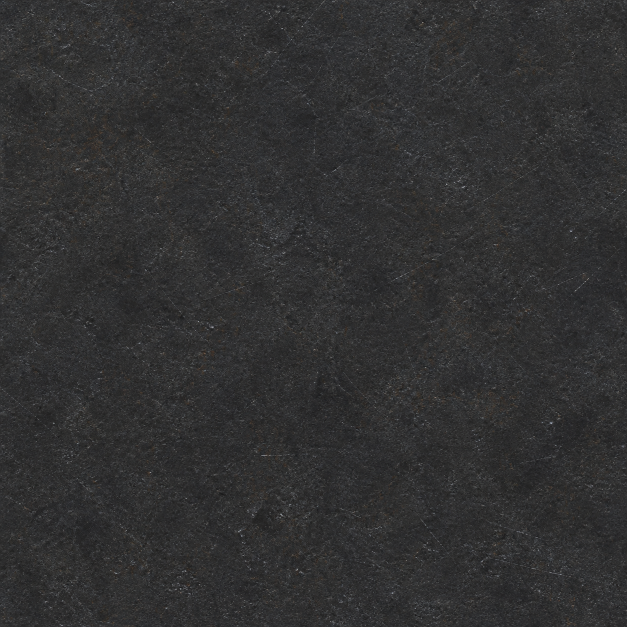
#> input picture warrior-prototype/asset-src/v2/texture-sources/dark-steel-imagegen.png, 1254 x 1254 px (shown at 1/2 size)
$ python generate_textures.py
#> lines starting #> are read from the running program, lines starting #| are printed output that depends on the picture
"""Generate tiny deterministic PBR seed textures for the authored-v2 pipeline."""

from __future__ import annotations

import hashlib
import json
from pathlib import Path

import numpy as np
from PIL import Image
from scipy.ndimage import sobel


ROOT = Path(__file__).resolve().parent
TEXTURES = ROOT / "textures"
SIZE = 256


def write(name: str, values: np.ndarray) -> dict[str, object]:
    path = TEXTURES / name
    Image.fromarray(values.astype(np.uint8), "RGB").save(path, optimize=False)
    return {
        "file": f"textures/{name}", "width": SIZE, "height": SIZE,
        "sha256": hashlib.sha256(path.read_bytes()).hexdigest(),
    }


def main() -> None:
    TEXTURES.mkdir(parents=True, exist_ok=True)
    y, x = np.mgrid[:SIZE, :SIZE]
    scratch = ((x * 17 + y * 31 + (x ^ y) * 7) % 29) / 28
    material_properties = {
        "worn_dark_steel": ((.075, .080, .080), .76, .37),
        "polished_steel_edges": ((.22, .23, .22), .88, .24),
        "blackened_iron": ((.055, .050, .045), .72, .48),
        "aged_brass": ((.34, .21, .075), .68, .33),
        "worn_leather": ((.105, .045, .018), .02, .68),
        "burgundy_cloth": ((.25, .035, .025), .0, .82),
        "warm_skin": ((.42, .22, .13), .0, .62),
        "hair_and_beard": ((.045, .025, .016), .0, .78),
    }
    def srgb(linear):
        values = np.asarray(linear)
        values = np.where(values <= .0031308, values * 12.92,
                          1.055 * np.power(values, 1 / 2.4) - .055)
        return values * 255
    normal = np.zeros((SIZE, SIZE, 3), dtype=np.uint8) + np.array((128, 128, 255), dtype=np.uint8)
    normal[:, :, 0] = 126 + np.rint((scratch - .5) * 5).astype(np.int8)
    files = []
    variation = (scratch - .5)[:, :, None] * 6
    for name, (colour, metallic, roughness) in material_properties.items():
        base = np.clip(srgb(colour)[None, None, :] + variation, 0, 255)
        files.append(write(f"{name}-base.png", base))
        orm = np.zeros((SIZE, SIZE, 3), dtype=np.uint8)
        orm[:, :, 0] = 255
        orm[:, :, 1] = np.clip(
            np.rint((roughness + (scratch - .5) * .08) * 255), 0, 255)
        orm[:, :, 2] = np.rint(metallic * 255).astype(np.uint8)
        files.append(write(f"{name}-orm.png", orm))
#> this loop made 8 passes
#> pass 1, in write, `Image.fromarray(values.astype(np.uint8), "RGB").save(path, optimize=Fa..`:
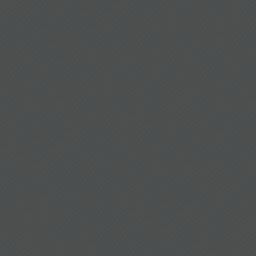
#> saved as worn_dark_steel-base.png: PIL image 256x256 RGB; mean R, G, B 76.9, 79.4, 79.4
#> pass 1, in write (call 2), `Image.fromarray(values.astype(np.uint8), "RGB").save(path, optimize=Fa..`:
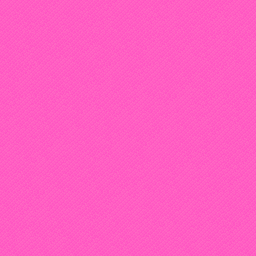
#> saved as worn_dark_steel-orm.png: PIL image 256x256 RGB; mean R, G, B 255, 94.4, 194
    files.append(write("dark-plate-normal.png", normal))
#> in write (call 17), `Image.fromarray(values.astype(np.uint8), "RGB").save(path, optimize=Fa..`:
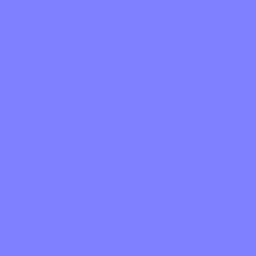
#> saved as dark-plate-normal.png: PIL image 256x256 RGB; mean R, G, B 126, 128, 255
    authored_source = ROOT / "texture-sources" / "dark-steel-imagegen.png"
    if authored_source.exists():
        authored = Image.open(authored_source).convert("RGB").resize((SIZE, SIZE), Image.Resampling.LANCZOS)
        authored_values = np.asarray(authored, dtype=np.uint8)
        files.append(write("authored-dark-steel-base.png", authored_values))
        gray = np.asarray(authored.convert("L"), dtype=np.float32) / 255
        dx, dy = sobel(gray, axis=1), sobel(gray, axis=0)
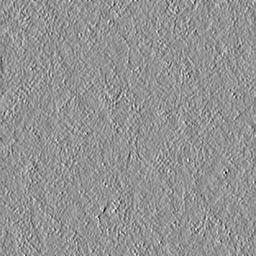
#> dx: shape (256, 256) float32; min -0.514, max 0.373, mean -0.000352; drawn with min black and max white
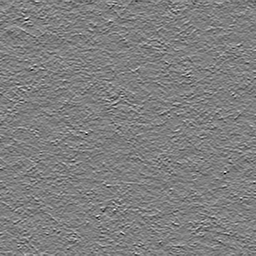
#> dy: shape (256, 256) float32; min -0.529, max 0.525, mean -0.000287; drawn with min black and max white
        strength = .035
        normals = np.dstack((-dx * strength, -dy * strength, np.ones_like(gray)))
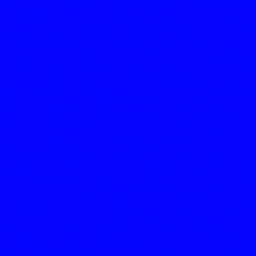
#> normals: shape (256, 256, 3) float32; mean of channels 0, 1, 2 1.23e-05, 1.01e-05, 1; drawn with min black and max white
        normals /= np.linalg.norm(normals, axis=2, keepdims=True)
        normals = (normals * .5 + .5) * 255
        files.append(write("authored-dark-steel-normal.png", normals))
        authored_orm = np.zeros((SIZE, SIZE, 3), dtype=np.uint8)
        authored_orm[:, :, 0] = 255
        authored_orm[:, :, 1] = np.clip(205 - gray * 70, 120, 220)
        authored_orm[:, :, 2] = 190
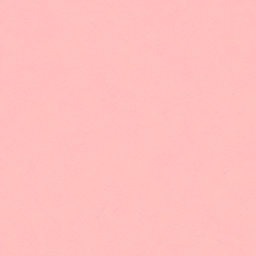
#> authored_orm: shape (256, 256, 3); mean of channels 0, 1, 2 255, 191.1, 190; drawn as R, G, B
        files.append(write("authored-dark-steel-orm.png", authored_orm))
    manifest = {
        "schemaVersion": 1, "texelDensity": "256px tile on generated UVs; authored regions may replace it with measured UV density",
        "normalConvention": "OpenGL +Y", "files": files,
        "authoredSource": "texture-sources/dark-steel-imagegen.png",
        "authoredPrompt": "tileable dark battered steel, neutral albedo capture, restrained scratches and oxidation, no plate outline or lighting gradient",
        "payloadLimitBytes": 4_000_000,
    }
    (ROOT / "texture-manifest.json").write_text(json.dumps(manifest, indent=2) + "\n", encoding="utf-8")


if __name__ == "__main__":
    main()

$ run again, with warrior-prototype/metric/reference/proposals/warrior-angles-cardinal-imagegen-v2.png copied over warrior-prototype/asset-src/v2/texture-sources/dark-steel-imagegen.png
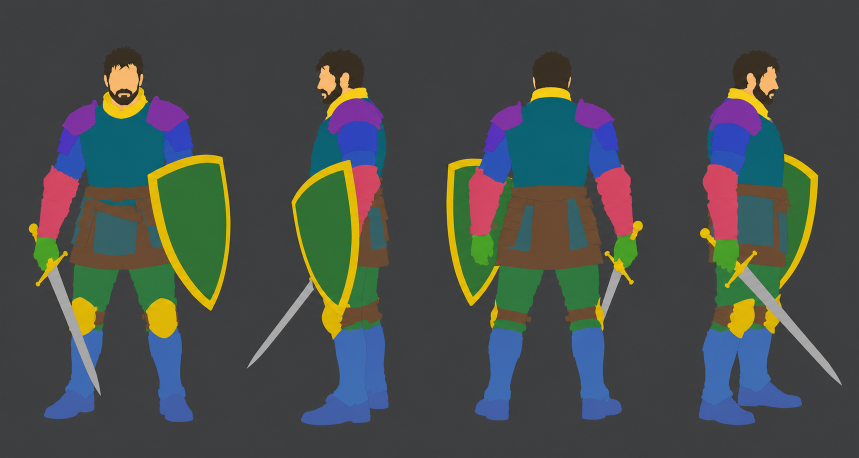
#> input picture warrior-prototype/metric/reference/proposals/warrior-angles-cardinal-imagegen-v2.png, 1717 x 916 px (shown at 1/2 size)
#> in main, `normals = np.dstack((-dx * strength, -dy * strength, np.ones_like(gray..`:
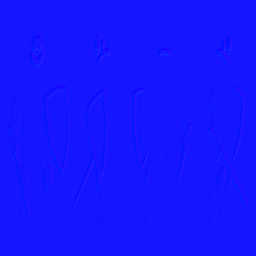
#> normals: shape (256, 256, 3) float32; mean of channels 0, 1, 2 -8.04e-07, 2.5e-06, 1; drawn with min black and max white
#> in main, `authored_orm[:, :, 2] = 190`:
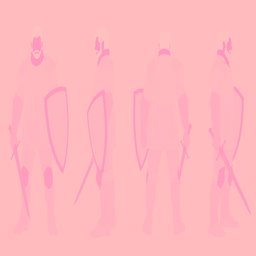
#> authored_orm: shape (256, 256, 3); mean of channels 0, 1, 2 255, 183.7, 190; drawn as R, G, B
